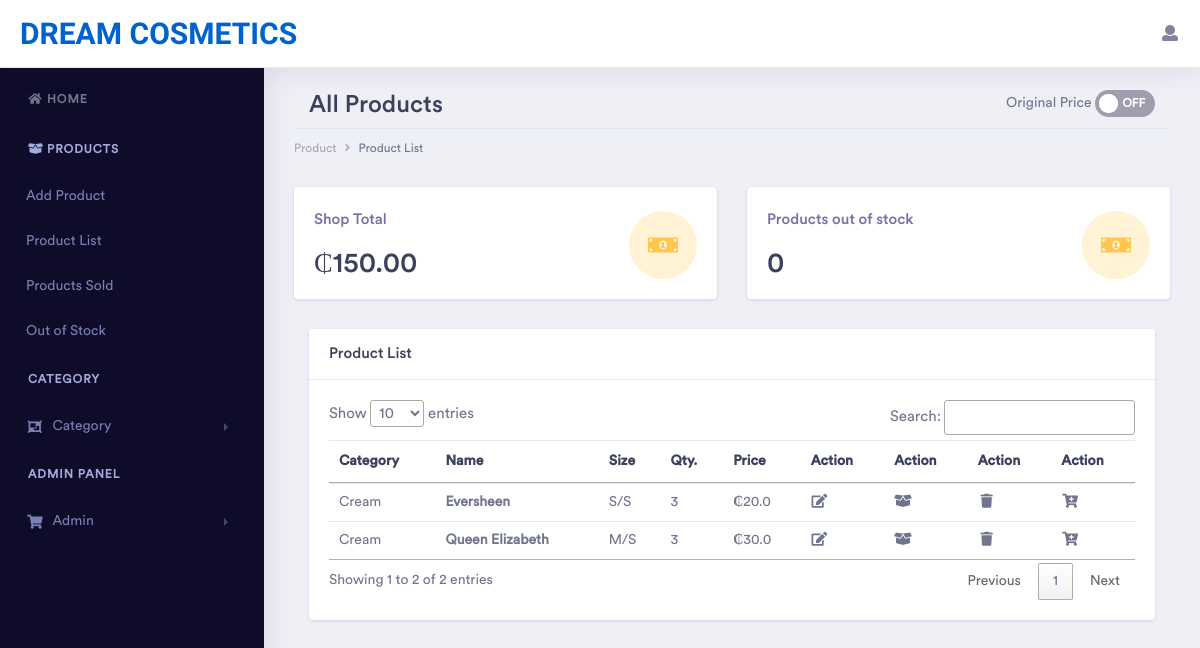
The app's page /product_list (signed in) with its own data.
### pos_app/models.py (models this page shows, shortened)
class StoreInfo(models.Model):
    name = models.CharField(max_length=200, null=False, blank=False)
    domain = models.CharField(max_length=200, null=False, blank=False)
    has_cashier = models.BooleanField(default=False, null=True, blank=True)
    address = models.CharField(max_length=250, null=True, blank=True)
    shop_contact = models.PositiveBigIntegerField(null=True, blank=False)
    shop_email = models.EmailField(null=True, blank=True)
    shop_receipt_generation_prefix = models.CharField(max_length=100, null=True, blank=True)
    code = models.PositiveIntegerField(null=False, blank=False)

class Product(models.Model):
    user = models.ForeignKey(CustomUser, on_delete=models.CASCADE)
    category = models.ForeignKey(Category, on_delete=models.CASCADE)
    domain = models.CharField(max_length=250, null=False, blank=False)
    name = models.CharField(max_length=250, null=False, blank=False)
    price = models.FloatField(null=False, blank=False)
    cost_price = models.FloatField(null=False, blank=True, default=0.0)
    quantity_available = models.PositiveIntegerField(null=False, blank=False)
    choices = (
        ("S/S", "S/S"),
        ("Q/S", "Q/S"),
        ("M/S", "M/S"),
        ("A/S", "A/S"),
        ("B/S", "B/S"),
        ("E/L", "E/L")
    )
    size = models.CharField(max_length=200, choices=choices)
    date_added = models.DateTimeField(auto_now_add=True)

class Category(models.Model):
    user = models.ForeignKey(CustomUser, on_delete=models.CASCADE)
    name = models.CharField(max_length=250, null=False, blank=False)
    domain = models.CharField(max_length=250, null=False, blank=False)
    description = models.CharField(max_length=250, null=True)
    status = models.BooleanField(default=1)
    date_added = models.DateTimeField(auto_now_add=True)
    def __str__(self):
        return self.name

### pos_app/views.py (the view)
# urls.py: path('product_list', views.product_list, name='product_list'),
@login_required(login_url='login')
def product_list(request):
    user = models.CustomUser.objects.get(id=request.user.id)
    shop = models.StoreInfo.objects.get(domain=user.domain)
    shop_name = shop.name
    all_products = models.Product.objects.filter(domain=shop.domain).order_by('name')
    total = 0
    out_of_stock_count = 0
    for prod in all_products:
        total += prod.quantity_available * prod.price
        if prod.quantity_available == 0:
            out_of_stock_count += 1
    context = {'products': all_products, 'shop_total': '{:,.2f}'.format(total), 'out': out_of_stock_count, 'shop_name': shop_name}
    return render(request, "layouts/product_list.html", context=context)

### pos_app/templates/layouts/product_list.html (shortened to what this page needs)
{% extends 'base.html' %}
{% block content %}
        <div class="dashboard-main-wrapper">
            {% include 'inc/header.html' %}
            {% include 'inc/sidenav.html' %}
            <div class="dashboard-wrapper">
                <div class="dashboard-ecommerce">
                    <div class="container-fluid dashboard-content ">
                        <div class="row">
                            <div class="col-xl-12 col-lg-12 col-md-12 col-sm-12 col-12">
                                <div class="page-header">
                                    <div class="col-12" style="display: flex; justify-content: space-between">
                                        <div>
                                           <h2 class="pageheader-title">All Products</h2>
                                        </div>
                                        <div>
                                            <span style="alignment-baseline: center">Original Price</span>
                                            <div class="switch-button switch-button-success">
                                                <input onclick="performAction(this)" type="checkbox" value="display_original_price" name="switch16" id="switch16"><span>
                                                <label for="switch16"></label></span>
                                            </div>
                                        </div>
                                    </div>
                                    <div class="page-breadcrumb">
                                        <nav aria-label="breadcrumb">
                                            <ol class="breadcrumb">
                                                <li class="breadcrumb-item"><a href="#" class="breadcrumb-link">Product</a></li>
                                                <li class="breadcrumb-item active" aria-current="page">Product List</li>
                                            </ol>
                                        </nav>
                                    </div>
                                </div>
                            </div>
                        </div>
                        <div class="row">
                            <div class="col-xl-6 col-lg-6 col-md-6 col-sm-12 col-12">
                                <div class="card">
                                    <div class="card-body">
                                        <div class="d-inline-block">
                                            <h5 class="text-muted">Shop Total</h5>
                                            <h2 class="mb-0">₵{{ shop_total }}</h2>
                                        </div>
                                        <div class="float-right icon-circle-medium  icon-box-lg  bg-brand-light mt-1">
                                            <i class="fa fa-money-bill-alt fa-fw fa-sm text-brand"></i>
                                        </div>
                                    </div>
                                </div>
                            </div>
                            <div class="col-xl-6 col-lg-6 col-md-6 col-sm-12 col-12">
                                <div class="card">
                                    <div class="card-body">
                                        <div class="d-inline-block">
                                            <h5 class="text-muted">Products out of stock</h5>
                                            <h2 class="mb-0">{{ out }}</h2>
                                        </div>
                                        <div class="float-right icon-circle-medium  icon-box-lg  bg-brand-light mt-1">
                                            <i class="fa fa-money-bill-alt fa-fw fa-sm text-brand"></i>
                                        </div>
                                    </div>
                                </div>
                            </div>
                        </div>
                        <div class="col-xl-12 col-lg-12 col-md-12 col-sm-12 col-12">
                            <div class="card">
                                <h5 class="card-header">Product List</h5>
                                <div class="card-body">
                                    <div class="table-responsive">
                                        <table class="table" id="myTable">
                                            <thead>
                                                <tr>
                                                    <th>Category</th>
                                                    <th>Name</th>
                                                    <th>Size</th>
                                                    <th>Qty.</th>
                                                    <th>Price</th>
                                                    <th>Action</th>
                                                    <th>Action</th>
                                                    {% if request.user.role == "Admin" %}
                                                        <th>Action</th>
                                                    {% endif %}
                                                    <th>Action</th>
                                                </tr>
                                            </thead>
                                            <tbody>
                                                {% if products %}
                                                    {% for product in products %}
                                                        <tr>
                                                            <td>{{ product.category }}</td>
                                                            <td class="font-bold">{{ product.name|capfirst }}</td>
                                                            <td>{{ product.size }}</td>
                                                            {% if product.quantity_available == 0 %}
                                                                <td><small class="badge badge-danger">Out of stock</small></td>
                                                            {% else %}
                                                                <td>{{ product.quantity_available }}</td>
                                                            {% endif %}
                                                            <td><span class="font-weight-bold">₵</span>{{ product.price }}</td>
                                                            <td><a href="{% url 'edit_product' pk=product.id %}"><i class="fa fa-fw fa-edit"></i></a></td>
                                                            <td><a href="{% url 'restock_product' pk=product.id %}"><i class="fa fa-fw fa-box-open"></i></a></td>
                                                            {% if request.user.role == 'Admin' %}
                                                                <td><a href="{% url 'delete_product' pk=product.id %}"><i class="fa fa-fw fa-trash"></i></a></td>
                                                            {% endif %}
                                                            <td><i class="fa fa-fw fa-cart-plus addToCart"></i></td>
                                                        </tr>
                                                    {% endfor %}
                                                {% else %}
                                                    <p>No products available yet</p>
                                                {% endif %}
                                            </tbody>
                                        </table>
                                    </div>
                                </div>
                            </div>
                        </div>
                    </div>
                </div>
            </div>
        </div>
{% endblock %}

### pos_app/templates/inc/header.html (shortened to what this page needs)
{% load static %}
<div class="dashboard-header">
            <nav class="navbar navbar-expand-lg bg-white fixed-top">
                <a style="font-family: 'Diphylleia', serif;" class="navbar-brand text-primary" href="{% url 'home' %}">{{ shop_name }}</a>
                <div class="collapse navbar-collapse " id="navbarSupportedContent">
                    <ul class="navbar-nav ml-auto navbar-right-top">
                        <li class="nav-item dropdown nav-user">
                            <a class="nav-link nav-user-img" href="#" id="navbarDropdownMenuLink2" data-toggle="dropdown" aria-haspopup="true" aria-expanded="false"><i class="fa fa-fw fa-user"></i></a>
                        </li>
                    </ul>
                </div>
            </nav>
        </div>

### records on screen
StoreInfo: name "DREAM COSMETICS"
Product: category "Cream", name "Eversheen", size "S/S", quantity_available "3", price "20.0"
Product: category "Cream", name "Queen Elizabeth", size "M/S", quantity_available "3", price "30.0"

### other values on screen
{{ shop_total }} "150.00"
{{ out }} "0"
